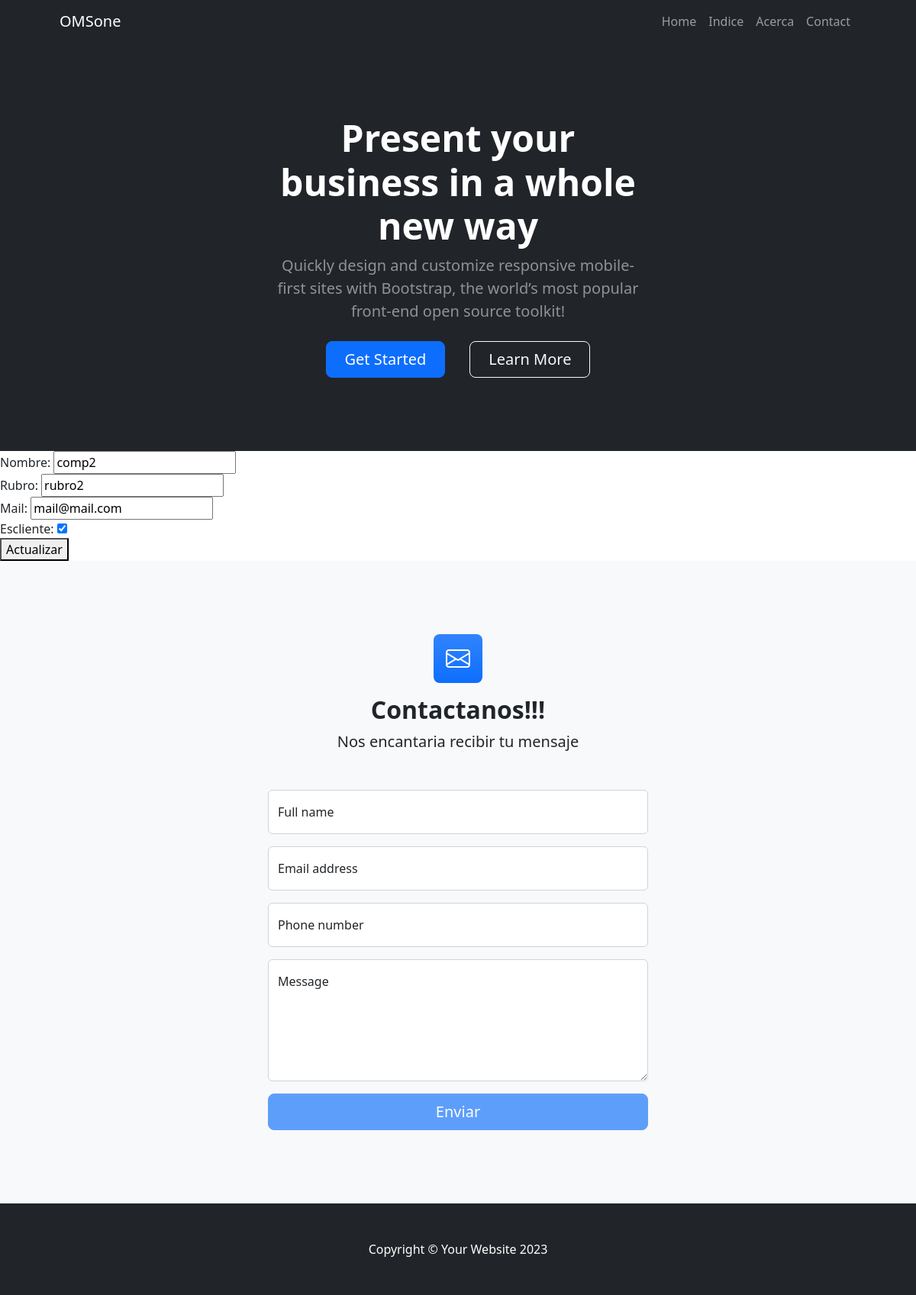
Before: /companies/updatecompany/2 with the older database file.
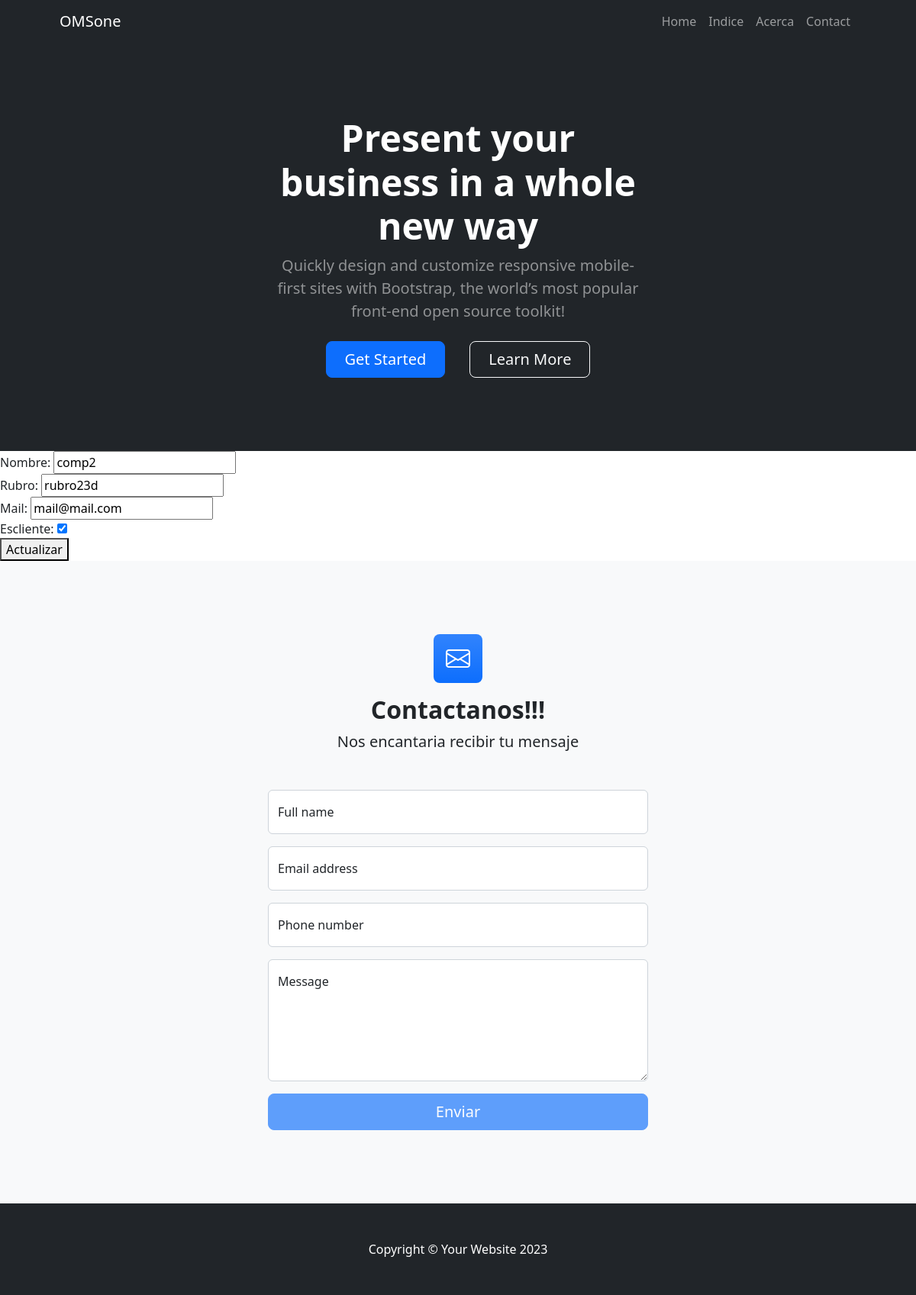
After: the same page with the newer database file.
### appcompanies/models.py (models this page shows, shortened)
class Company(models.Model):
    nombre = models.CharField(max_length=100)
    rubro = models.CharField(max_length=20)
    mail = models.EmailField(null= True, blank= True)
    escliente = models.BooleanField(default=False)
    class Meta():
        verbose_name = 'Companies'
        verbose_name_plural = 'companies'

### appcompanies/views.py (the view)
# urls.py: path('updatecompany/<int:id>', update_company, name='update_company'),
def update_company(req, id):
    compup = Company.objects.get(id=id)
    if req.method == 'POST':
        formulario1 = FormCompany(req.POST)
        if formulario1.is_valid():
            data = formulario1.cleaned_data
            compup.nombre = data["nombre"]
            compup.rubro = data["rubro"]
            compup.mail = data["mail"]
            compup.escliente = data["escliente"]
            compup.save()
            instance = Company.objects.get(id=id)
            context = {"instances": instance}
            print(instance)
            return render(req, "updatecompanysuccess.html", context)
        else:
            return render(req, "updatecompanysuccess.html", {"formulario1": formulario1})
    else:
        formulario1 = FormCompany(initial={
            "nombre" : compup.nombre,
            "rubro": compup.rubro,
            "mail": compup.mail,
            "escliente": compup.escliente,
        })
        return render(req, "updatecompany.html", {"formulario1": formulario1, "id":compup.id})

### appcompanies/forms.py
class FormCompany(forms.Form):
    nombre = forms.CharField(max_length=100)
    rubro = forms.CharField(max_length=20)
    mail = forms.EmailField(empty_value="vacio")
    escliente = forms.BooleanField(required=False)

### appcompanies/templates/updatecompany.html (shortened to what this page needs)
{% extends 'listcompanies.html' %}
{% block variable1 %}
<form action="{% url 'update_company' id %}" method="post">
    {{formulario1.as_div}}
    <button type="submit"> Actualizar </button>
</form>
{% endblock variable1 %}

Changed rows visible on the page:
changed Company "comp2": rubro "rubro2" → "rubro23d"
